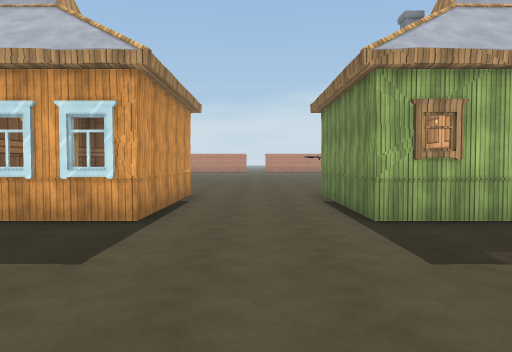
view 1 (above)

22 first-person views from a walk through a 3-D level made in the Unity game engine. The camera is 1.5 m above the floor, tilts 2° down and sees 70° across. Doors are open. The floor is counted in squares, 2 m on a side. Each view is taken from the middle of a square. On the plan, view 1 faces up. The plan holds only what a view shows up to about 11 squares ahead; the rest is blank. The place goes on beyond the plan. The player character is not drawn. Some animated figures are not drawn. Some surface patterns are stand-ins.

view 2
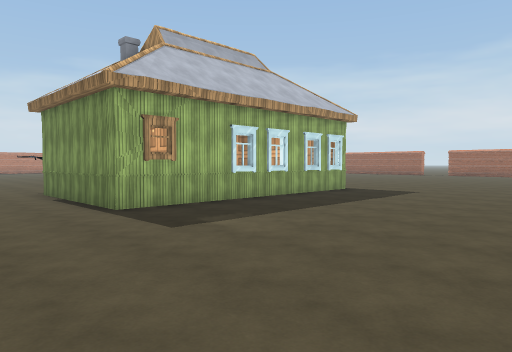

view 3
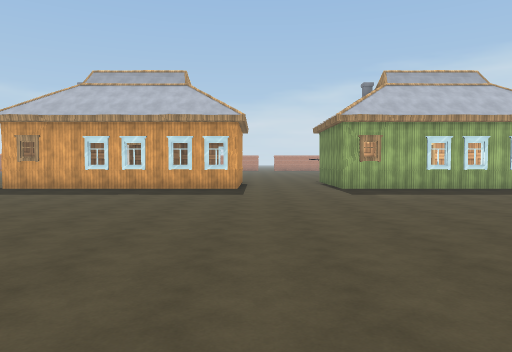

view 4
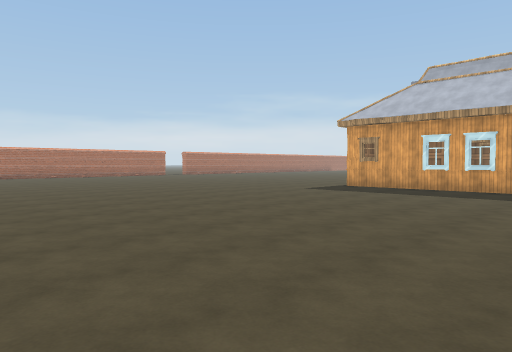

view 5
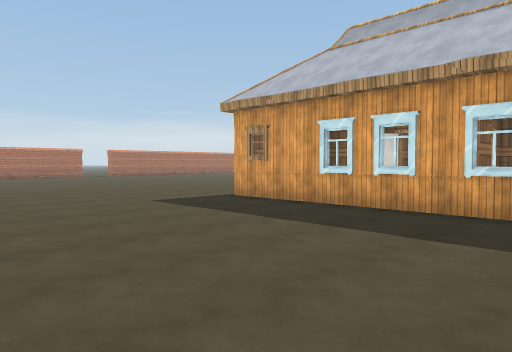

view 6
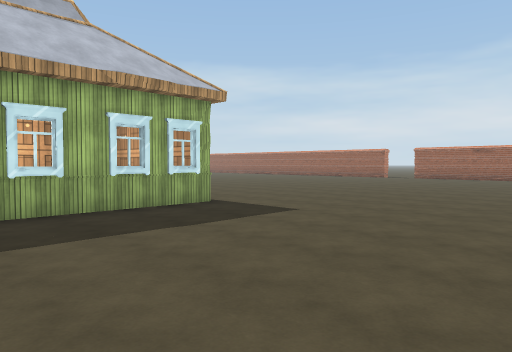

view 7
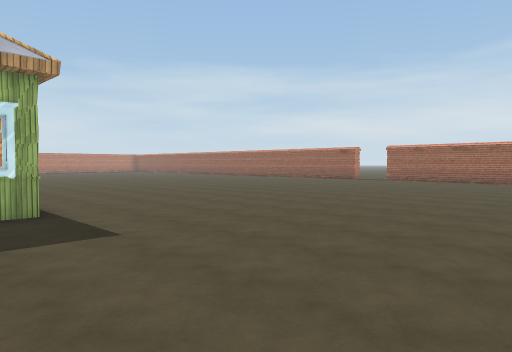

view 8
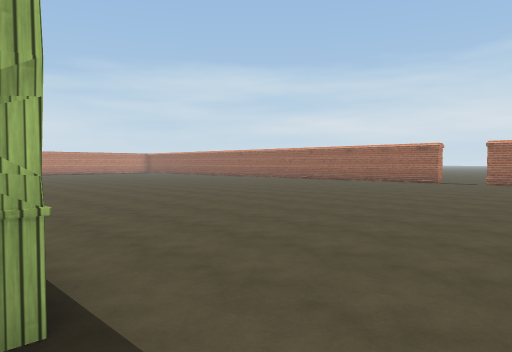

view 9
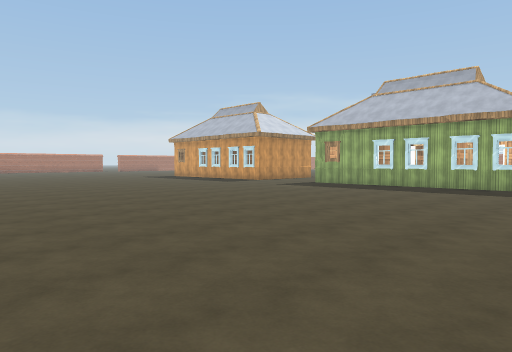

view 10
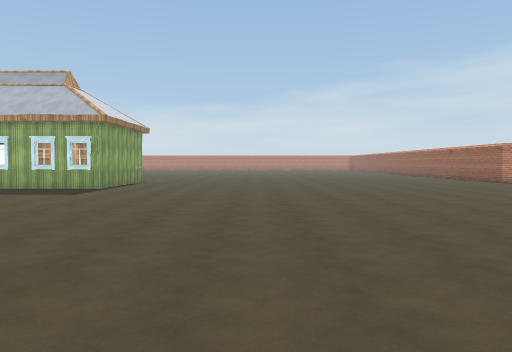

view 11
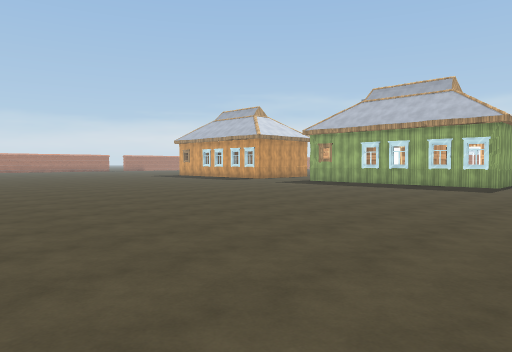

view 12
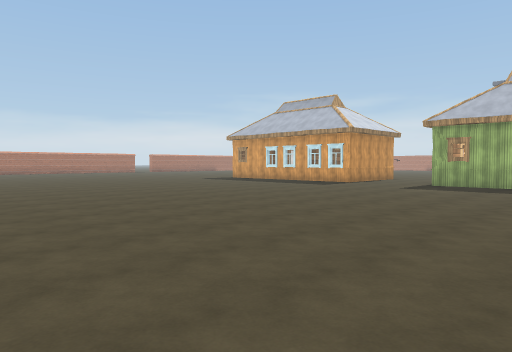

view 13
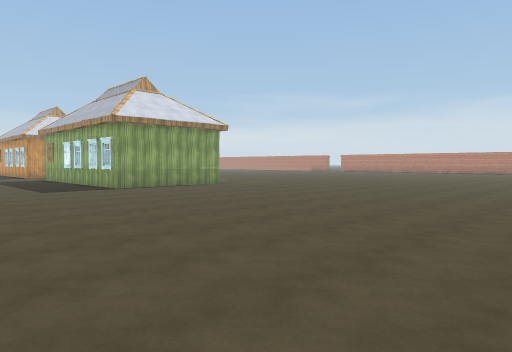

view 14
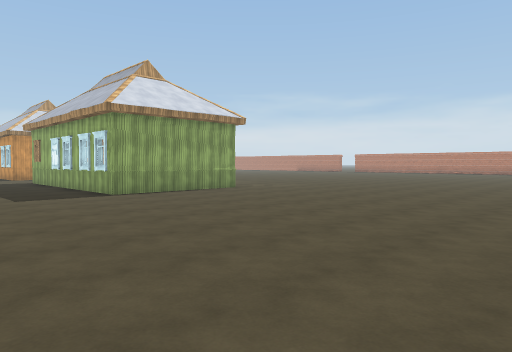

view 15
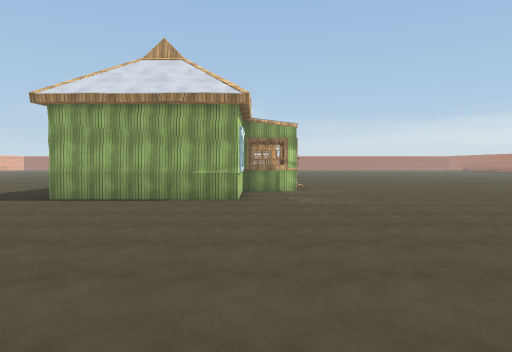

view 16
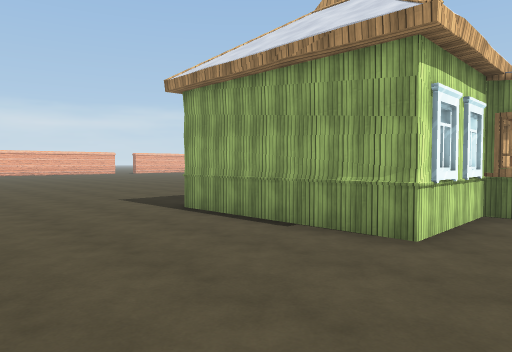

view 17
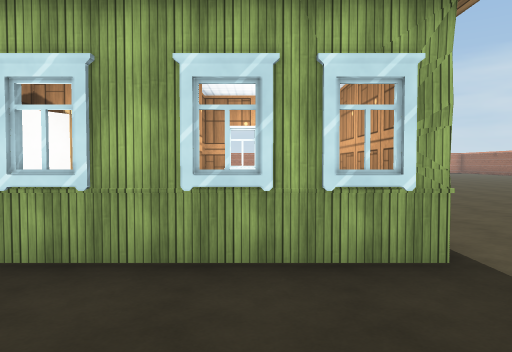

view 18
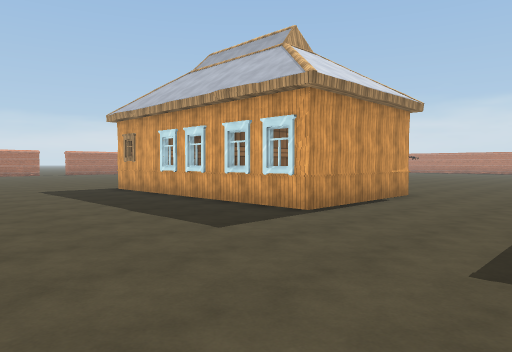

view 19
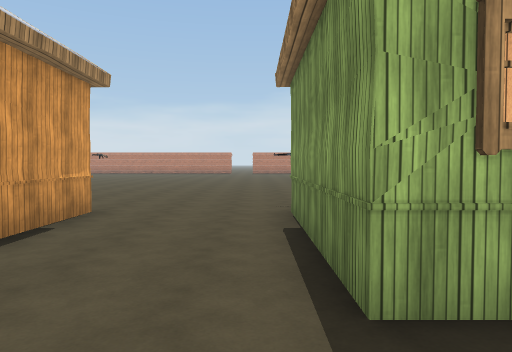

view 20
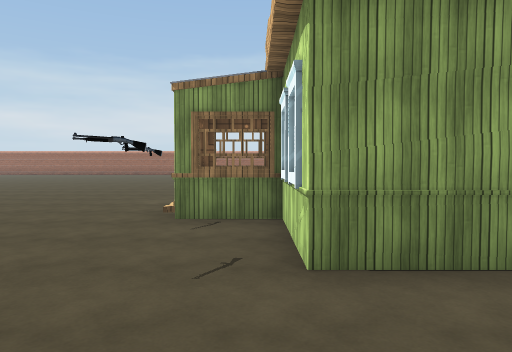

view 21
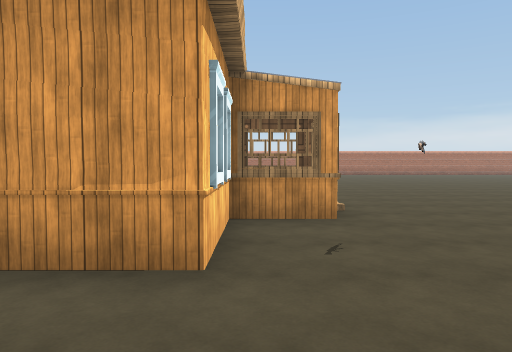

view 22
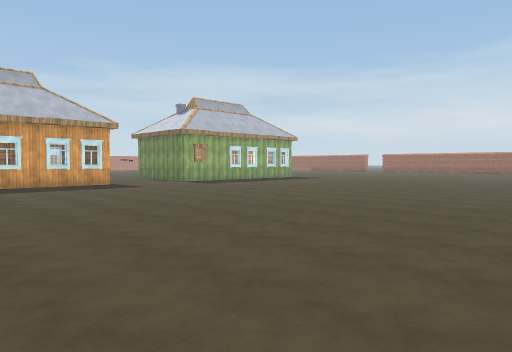

### Floor plan
Key: @ floor where view 1 was taken; # wall or solid block; . floor; D open door; G gun; H house; O other object.
Columns run from 8 left of view 1 to 21 right of it. Each row starts with its distance up from view 1.
 10   D #.....G.OH#...........
  9   D ###...##D####..........
  8     # #...# # # #...........
  7      DH...##### H............
  6 ### ##H...##### H.............
  5 #H#####...#H#####.............
  4 .............................
  3 ............................
  2 .............................
  1 .............................
  0 ........@................. .
 -1 ..........................
 -2 .........................
 -3 ........................
 -4 ........................
 -5 .......................
 -6  ................... .
 -7   .................
 -8  . ..      .. . .. .

Where each view was taken, in squares from view 1:
view 1: 0 up, 0 right, facing up
view 2: 1 down, 1 left, facing up-right
view 3: 6 down, 1 left, facing up
view 4: 6 down, 2 left, facing up-left
view 5: 1 down, 2 left, facing up-left
view 6: 1 down, 4 right, facing up-right
view 7: 1 down, 7 right, facing up-right
view 8: 3 up, 8 right, facing up-right
view 9: 7 down, 10 right, facing up-left
view 10: 6 down, 13 right, facing up
view 11: 8 down, 11 right, facing up-left
view 12: 8 down, 6 right, facing up-left
view 13: 0 up, 19 right, facing up-left
view 14: 1 up, 17 right, facing up-left
view 15: 9 up, 16 right, facing left
view 16: 10 up, 12 right, facing down-left
view 17: 2 up, 7 right, facing up
view 18: 0 up, 2 right, facing up-left
view 19: 3 up, 1 right, facing up
view 20: 9 up, 1 left, facing right
view 21: 9 up, 1 right, facing left
view 22: 8 down, 7 left, facing up-right
